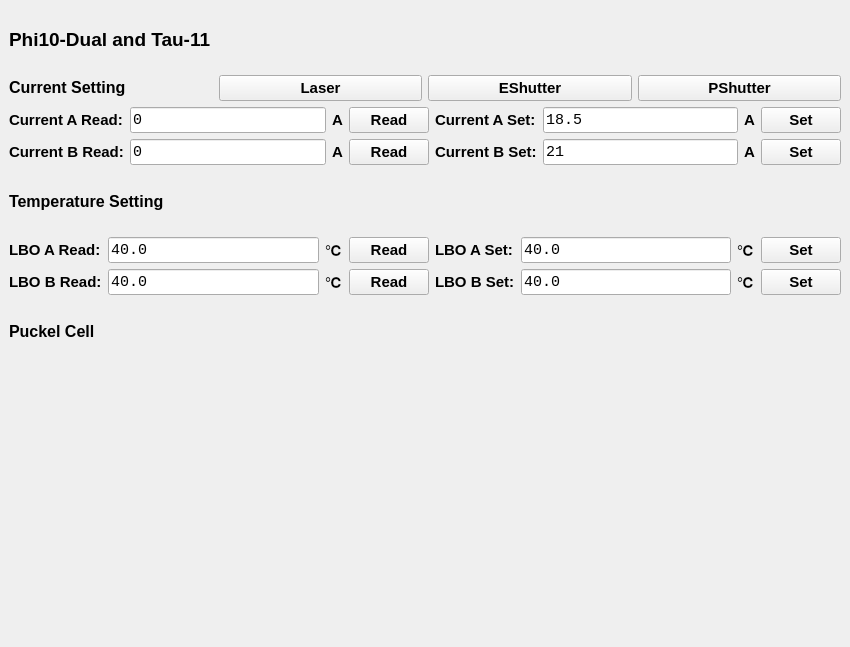
<?xml version="1.0" encoding="UTF-8"?>
<ui version="4.0">
 <class>MainWindow</class>
 <widget class="QMainWindow" name="MainWindow">
  <property name="geometry">
   <rect>
    <x>0</x>
    <y>0</y>
    <width>850</width>
    <height>647</height>
   </rect>
  </property>
  <property name="windowTitle">
   <string>CPA Controller</string>
  </property>
  <widget class="QWidget" name="centralwidget">
   <layout class="QGridLayout" name="gridLayout">
    <item row="1" column="0">
     <widget class="QLabel" name="currentLabel">
      <property name="sizePolicy">
       <sizepolicy hsizetype="Preferred" vsizetype="Maximum">
        <horstretch>0</horstretch>
        <verstretch>0</verstretch>
       </sizepolicy>
      </property>
      <property name="font">
       <font>
        <pointsize>12</pointsize>
        <bold>true</bold>
       </font>
      </property>
      <property name="text">
       <string>Current Setting</string>
      </property>
     </widget>
    </item>
    <item row="7" column="2" colspan="2">
     <widget class="QWidget" name="widget_E" native="true"/>
    </item>
    <item row="5" column="0">
     <widget class="QLabel" name="delayLabel">
      <property name="sizePolicy">
       <sizepolicy hsizetype="Preferred" vsizetype="Maximum">
        <horstretch>0</horstretch>
        <verstretch>0</verstretch>
       </sizepolicy>
      </property>
      <property name="maximumSize">
       <size>
        <width>16777215</width>
        <height>60</height>
       </size>
      </property>
      <property name="font">
       <font>
        <pointsize>12</pointsize>
        <bold>true</bold>
       </font>
      </property>
      <property name="text">
       <string>Puckel Cell</string>
      </property>
     </widget>
    </item>
    <item row="3" column="0">
     <widget class="QLabel" name="temperatureLabel">
      <property name="sizePolicy">
       <sizepolicy hsizetype="Preferred" vsizetype="Maximum">
        <horstretch>0</horstretch>
        <verstretch>0</verstretch>
       </sizepolicy>
      </property>
      <property name="maximumSize">
       <size>
        <width>16777215</width>
        <height>60</height>
       </size>
      </property>
      <property name="font">
       <font>
        <pointsize>12</pointsize>
        <bold>true</bold>
       </font>
      </property>
      <property name="text">
       <string>Temperature Setting</string>
      </property>
     </widget>
    </item>
    <item row="8" column="0" colspan="2">
     <widget class="QWidget" name="widget_D" native="true"/>
    </item>
    <item row="0" column="0">
     <widget class="QLabel" name="titleLabel">
      <property name="sizePolicy">
       <sizepolicy hsizetype="Preferred" vsizetype="Maximum">
        <horstretch>0</horstretch>
        <verstretch>0</verstretch>
       </sizepolicy>
      </property>
      <property name="maximumSize">
       <size>
        <width>16777215</width>
        <height>60</height>
       </size>
      </property>
      <property name="font">
       <font>
        <pointsize>14</pointsize>
        <bold>true</bold>
       </font>
      </property>
      <property name="text">
       <string>Phi10-Dual and Tau-11</string>
      </property>
     </widget>
    </item>
    <item row="6" column="0" colspan="2">
     <widget class="QWidget" name="widget_A" native="true">
      <property name="minimumSize">
       <size>
        <width>91</width>
        <height>0</height>
       </size>
      </property>
     </widget>
    </item>
    <item row="1" column="2">
     <widget class="QPushButton" name="EShutterButton">
      <property name="font">
       <font>
        <pointsize>11</pointsize>
        <bold>true</bold>
       </font>
      </property>
      <property name="text">
       <string>EShutter</string>
      </property>
     </widget>
    </item>
    <item row="2" column="0" colspan="4">
     <layout class="QGridLayout" name="currentSettingWidget">
      <item row="0" column="3">
       <widget class="QPushButton" name="CARButton">
        <property name="font">
         <font>
          <pointsize>11</pointsize>
          <bold>true</bold>
         </font>
        </property>
        <property name="text">
         <string>Read</string>
        </property>
       </widget>
      </item>
      <item row="0" column="4">
       <widget class="QLabel" name="CASLabel">
        <property name="font">
         <font>
          <pointsize>11</pointsize>
          <bold>true</bold>
         </font>
        </property>
        <property name="text">
         <string>Current A Set:</string>
        </property>
       </widget>
      </item>
      <item row="1" column="3">
       <widget class="QPushButton" name="CBRButton">
        <property name="font">
         <font>
          <pointsize>11</pointsize>
          <bold>true</bold>
         </font>
        </property>
        <property name="text">
         <string>Read</string>
        </property>
       </widget>
      </item>
      <item row="1" column="0">
       <widget class="QLabel" name="CBRLabel">
        <property name="font">
         <font>
          <pointsize>11</pointsize>
          <bold>true</bold>
         </font>
        </property>
        <property name="text">
         <string>Current B Read:</string>
        </property>
       </widget>
      </item>
      <item row="1" column="4">
       <widget class="QLabel" name="CBSLabel">
        <property name="font">
         <font>
          <pointsize>11</pointsize>
          <bold>true</bold>
         </font>
        </property>
        <property name="text">
         <string>Current B Set:</string>
        </property>
       </widget>
      </item>
      <item row="1" column="1">
       <widget class="QLineEdit" name="CBREdit">
        <property name="font">
         <font>
          <family>Consolas</family>
          <pointsize>11</pointsize>
          <bold>false</bold>
         </font>
        </property>
        <property name="text">
         <string>0</string>
        </property>
       </widget>
      </item>
      <item row="0" column="2">
       <widget class="QLabel" name="unitLabel">
        <property name="font">
         <font>
          <pointsize>11</pointsize>
          <bold>true</bold>
         </font>
        </property>
        <property name="text">
         <string>A</string>
        </property>
       </widget>
      </item>
      <item row="0" column="0">
       <widget class="QLabel" name="CARLabel">
        <property name="font">
         <font>
          <pointsize>11</pointsize>
          <bold>true</bold>
         </font>
        </property>
        <property name="text">
         <string>Current A Read:</string>
        </property>
       </widget>
      </item>
      <item row="1" column="5">
       <widget class="QLineEdit" name="CBSEdit">
        <property name="font">
         <font>
          <family>Consolas</family>
          <pointsize>11</pointsize>
          <bold>false</bold>
         </font>
        </property>
        <property name="text">
         <string>21</string>
        </property>
       </widget>
      </item>
      <item row="0" column="7">
       <widget class="QPushButton" name="CASButton">
        <property name="font">
         <font>
          <pointsize>11</pointsize>
          <bold>true</bold>
         </font>
        </property>
        <property name="text">
         <string>Set</string>
        </property>
       </widget>
      </item>
      <item row="1" column="7">
       <widget class="QPushButton" name="CBSButton">
        <property name="font">
         <font>
          <pointsize>11</pointsize>
          <bold>true</bold>
         </font>
        </property>
        <property name="text">
         <string>Set</string>
        </property>
       </widget>
      </item>
      <item row="0" column="1">
       <widget class="QLineEdit" name="CAREdit">
        <property name="font">
         <font>
          <family>Consolas</family>
          <pointsize>11</pointsize>
          <bold>false</bold>
         </font>
        </property>
        <property name="text">
         <string>0</string>
        </property>
       </widget>
      </item>
      <item row="0" column="5">
       <widget class="QLineEdit" name="CASEdit">
        <property name="font">
         <font>
          <family>Consolas</family>
          <pointsize>11</pointsize>
          <bold>false</bold>
         </font>
        </property>
        <property name="text">
         <string>18.5</string>
        </property>
       </widget>
      </item>
      <item row="1" column="2">
       <widget class="QLabel" name="unitLabel_2">
        <property name="font">
         <font>
          <pointsize>11</pointsize>
          <bold>true</bold>
         </font>
        </property>
        <property name="text">
         <string>A</string>
        </property>
       </widget>
      </item>
      <item row="1" column="6">
       <widget class="QLabel" name="unitLabel_3">
        <property name="font">
         <font>
          <pointsize>11</pointsize>
          <bold>true</bold>
         </font>
        </property>
        <property name="text">
         <string>A</string>
        </property>
       </widget>
      </item>
      <item row="0" column="6">
       <widget class="QLabel" name="unitLabel_4">
        <property name="font">
         <font>
          <pointsize>11</pointsize>
          <bold>true</bold>
         </font>
        </property>
        <property name="text">
         <string>A</string>
        </property>
       </widget>
      </item>
     </layout>
    </item>
    <item row="1" column="1">
     <widget class="QPushButton" name="laserButton">
      <property name="font">
       <font>
        <pointsize>11</pointsize>
        <bold>true</bold>
       </font>
      </property>
      <property name="text">
       <string>Laser</string>
      </property>
     </widget>
    </item>
    <item row="6" column="2" colspan="2">
     <widget class="QWidget" name="widget_B" native="true"/>
    </item>
    <item row="4" column="0" colspan="4">
     <layout class="QGridLayout" name="temSettingWidget">
      <item row="1" column="4">
       <widget class="QLabel" name="TBSLlabel">
        <property name="font">
         <font>
          <pointsize>11</pointsize>
          <bold>true</bold>
         </font>
        </property>
        <property name="text">
         <string>LBO B Set:</string>
        </property>
       </widget>
      </item>
      <item row="1" column="3">
       <widget class="QPushButton" name="TBRButton">
        <property name="font">
         <font>
          <pointsize>11</pointsize>
          <bold>true</bold>
         </font>
        </property>
        <property name="text">
         <string>Read</string>
        </property>
       </widget>
      </item>
      <item row="0" column="1">
       <widget class="QLineEdit" name="TAREdit">
        <property name="font">
         <font>
          <family>Consolas</family>
          <pointsize>11</pointsize>
          <bold>false</bold>
         </font>
        </property>
        <property name="text">
         <string>40.0</string>
        </property>
       </widget>
      </item>
      <item row="0" column="5">
       <widget class="QLineEdit" name="TASEdit">
        <property name="font">
         <font>
          <family>Consolas</family>
          <pointsize>11</pointsize>
          <bold>false</bold>
         </font>
        </property>
        <property name="text">
         <string>40.0</string>
        </property>
       </widget>
      </item>
      <item row="1" column="1">
       <widget class="QLineEdit" name="TBREdit">
        <property name="font">
         <font>
          <family>Consolas</family>
          <pointsize>11</pointsize>
          <bold>false</bold>
         </font>
        </property>
        <property name="text">
         <string>40.0</string>
        </property>
       </widget>
      </item>
      <item row="0" column="0">
       <widget class="QLabel" name="TARLlabel">
        <property name="font">
         <font>
          <pointsize>11</pointsize>
          <bold>true</bold>
         </font>
        </property>
        <property name="text">
         <string>LBO A Read:</string>
        </property>
       </widget>
      </item>
      <item row="0" column="2">
       <widget class="QLabel" name="unitLabel_5">
        <property name="font">
         <font>
          <pointsize>11</pointsize>
          <bold>true</bold>
         </font>
        </property>
        <property name="text">
         <string>℃</string>
        </property>
       </widget>
      </item>
      <item row="0" column="4">
       <widget class="QLabel" name="TASLlabel">
        <property name="font">
         <font>
          <pointsize>11</pointsize>
          <bold>true</bold>
         </font>
        </property>
        <property name="text">
         <string>LBO A Set:</string>
        </property>
       </widget>
      </item>
      <item row="1" column="2">
       <widget class="QLabel" name="unitLabel_6">
        <property name="font">
         <font>
          <pointsize>11</pointsize>
          <bold>true</bold>
         </font>
        </property>
        <property name="text">
         <string>℃</string>
        </property>
       </widget>
      </item>
      <item row="0" column="3">
       <widget class="QPushButton" name="TARButton">
        <property name="font">
         <font>
          <pointsize>11</pointsize>
          <bold>true</bold>
         </font>
        </property>
        <property name="text">
         <string>Read</string>
        </property>
       </widget>
      </item>
      <item row="1" column="7">
       <widget class="QPushButton" name="TBSButton">
        <property name="font">
         <font>
          <pointsize>11</pointsize>
          <bold>true</bold>
         </font>
        </property>
        <property name="text">
         <string>Set</string>
        </property>
       </widget>
      </item>
      <item row="1" column="5">
       <widget class="QLineEdit" name="TBSEdit">
        <property name="font">
         <font>
          <family>Consolas</family>
          <pointsize>11</pointsize>
          <bold>false</bold>
         </font>
        </property>
        <property name="text">
         <string>40.0</string>
        </property>
       </widget>
      </item>
      <item row="0" column="7">
       <widget class="QPushButton" name="TASButton">
        <property name="font">
         <font>
          <pointsize>11</pointsize>
          <bold>true</bold>
         </font>
        </property>
        <property name="text">
         <string>Set</string>
        </property>
       </widget>
      </item>
      <item row="1" column="0">
       <widget class="QLabel" name="TBRLabel">
        <property name="font">
         <font>
          <pointsize>11</pointsize>
          <bold>true</bold>
         </font>
        </property>
        <property name="text">
         <string>LBO B Read:</string>
        </property>
       </widget>
      </item>
      <item row="1" column="6">
       <widget class="QLabel" name="unitLabel_7">
        <property name="font">
         <font>
          <pointsize>11</pointsize>
          <bold>true</bold>
         </font>
        </property>
        <property name="text">
         <string>℃</string>
        </property>
       </widget>
      </item>
      <item row="0" column="6">
       <widget class="QLabel" name="unitLabel_8">
        <property name="font">
         <font>
          <pointsize>11</pointsize>
          <bold>true</bold>
         </font>
        </property>
        <property name="text">
         <string>℃</string>
        </property>
       </widget>
      </item>
     </layout>
    </item>
    <item row="8" column="2" colspan="2">
     <widget class="QWidget" name="widget_F" native="true"/>
    </item>
    <item row="7" column="0" colspan="2">
     <widget class="QWidget" name="widget_C" native="true"/>
    </item>
    <item row="1" column="3">
     <widget class="QPushButton" name="PShutterButton">
      <property name="font">
       <font>
        <pointsize>11</pointsize>
        <bold>true</bold>
       </font>
      </property>
      <property name="text">
       <string>PShutter</string>
      </property>
     </widget>
    </item>
   </layout>
  </widget>
 </widget>
 <resources/>
 <connections/>
</ui>
